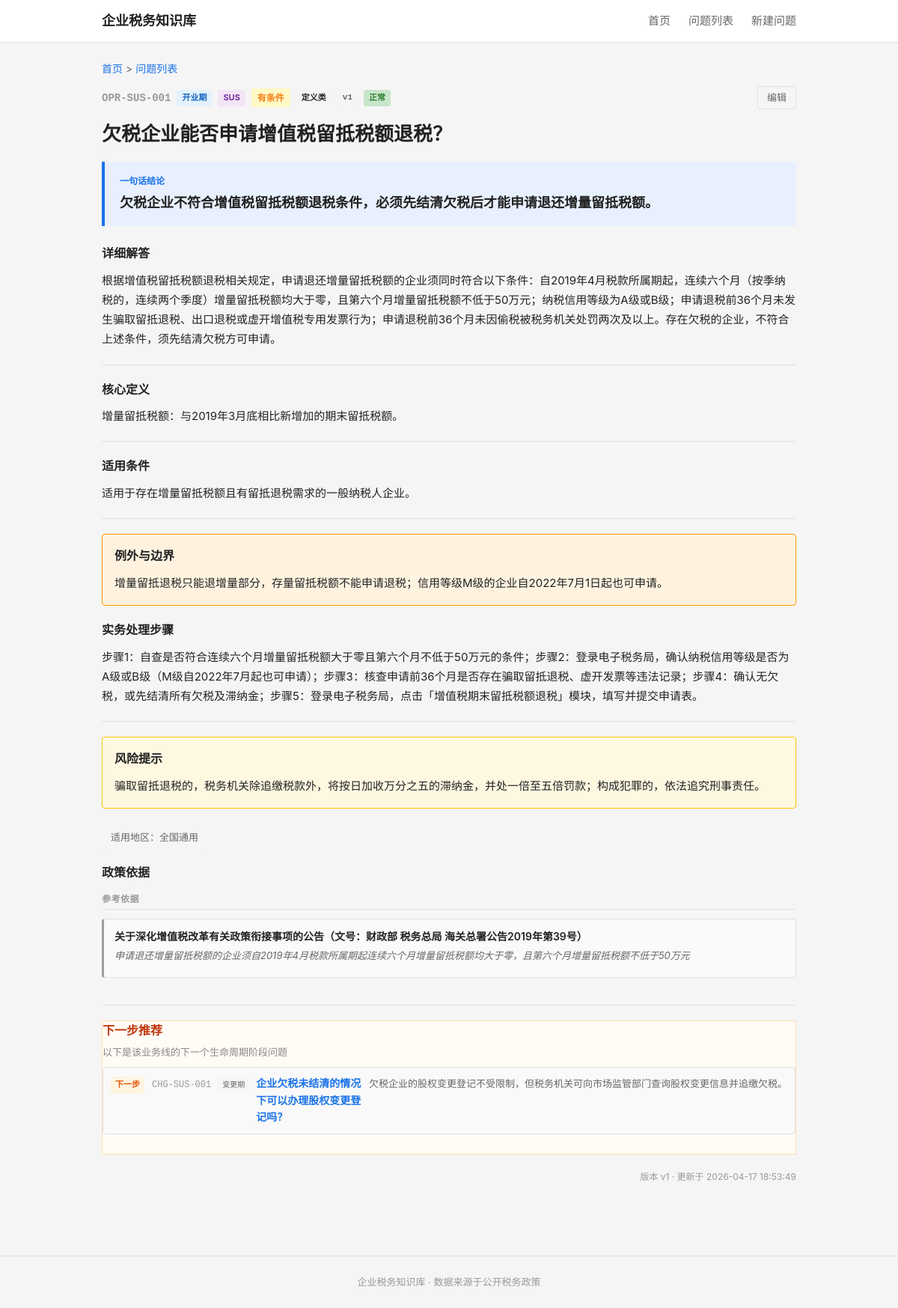
The app's page /question/OPR-SUS-001 (signed in), older data.
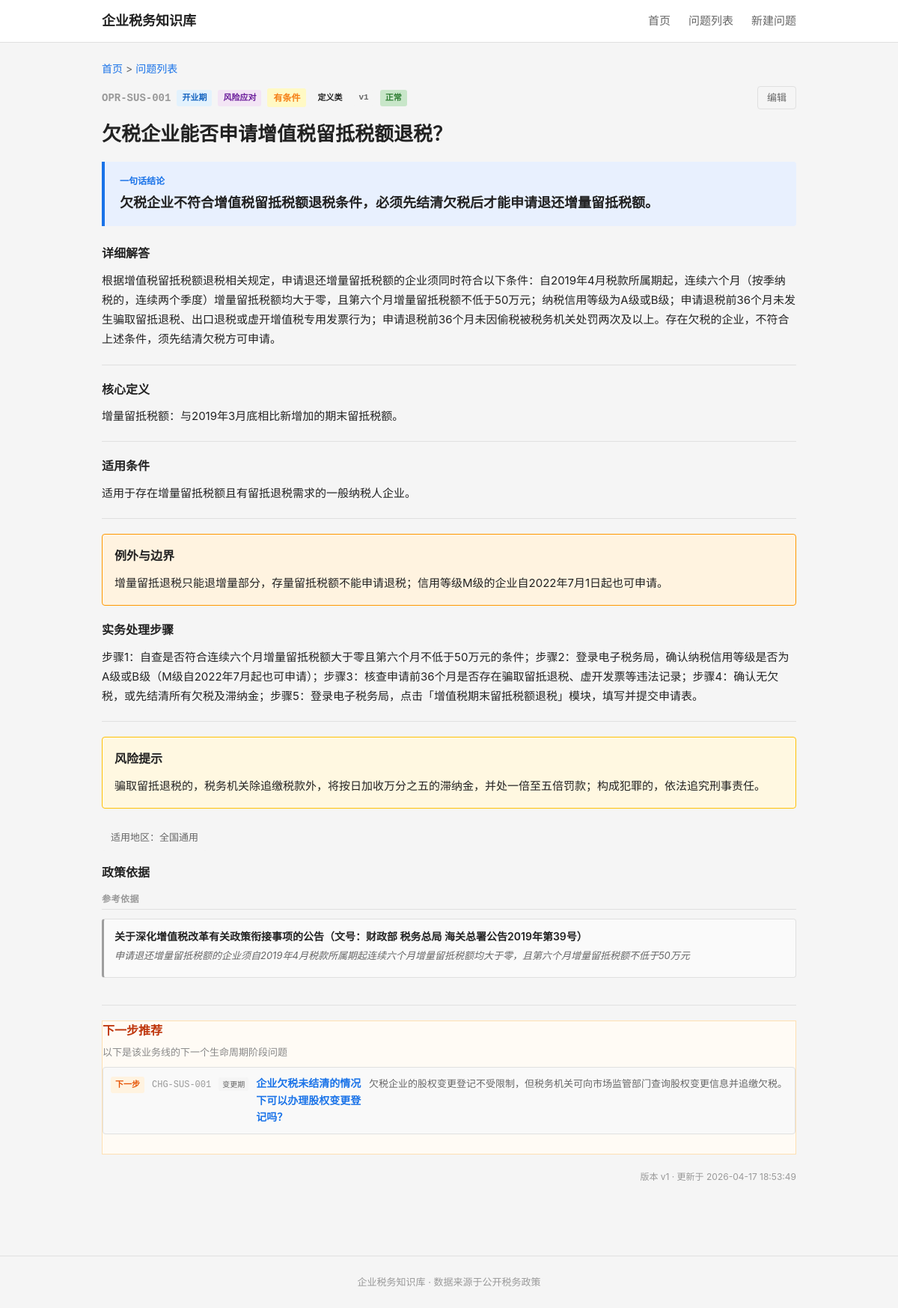
The same page, newer data.
### tables this page shows
CREATE TABLE question_master (
    id              INTEGER PRIMARY KEY AUTOINCREMENT,
    question_code   TEXT NOT NULL UNIQUE,
    question_title  TEXT NOT NULL,
    question_plain  TEXT NOT NULL,

    -- 分类
    stage_code      TEXT NOT NULL,
    module_code     TEXT NOT NULL,
    question_type   TEXT NOT NULL,

    -- 答案
    one_line_answer TEXT NOT NULL,
    detailed_answer TEXT,
    core_definition TEXT,

    -- 条件与边界
    applicable_conditions TEXT,
    exceptions_boundary   TEXT,

    -- 实务
    practical_steps TEXT,
    risk_warning    TEXT,

    -- 适用范围
    scope_level     TEXT NOT NULL DEFAULT 'scope_national',
    local_region    TEXT,

    -- 确定性
    answer_certainty TEXT NOT NULL DEFAULT 'certain_clear',

    -- 元数据
    keywords        TEXT,
    high_frequency_flag INTEGER NOT NULL DEFAULT 0,
    newbie_flag     INTEGER NOT NULL DEFAULT 0,

    -- 版本管理
    status          TEXT NOT NULL DEFAULT 'draft',
    version_no      INTEGER NOT NULL DEFAULT 1,

    -- 审计字段
    created_at      TEXT NOT NULL DEFAULT (datetime('now')),
    updated_at      TEXT NOT NULL DEFAULT (datetime('now'))
);

CREATE TABLE question_policy_link (
    id              INTEGER PRIMARY KEY AUTOINCREMENT,
    question_id     INTEGER NOT NULL,
    policy_id       INTEGER NOT NULL,
    support_type    TEXT NOT NULL,
    support_note    TEXT,
    display_order   INTEGER NOT NULL DEFAULT 1,

    FOREIGN KEY (question_id) REFERENCES question_master(id) ON DELETE CASCADE,
    FOREIGN KEY (policy_id)   REFERENCES policy_basis(id)    ON DELETE CASCADE
);

CREATE TABLE policy_basis (
    id              INTEGER PRIMARY KEY AUTOINCREMENT,
    policy_code     TEXT NOT NULL UNIQUE,
    policy_name     TEXT NOT NULL,
    document_no     TEXT,
    article_ref     TEXT,

    -- 政策层级
    policy_level    TEXT NOT NULL,

    -- 有效期
    effective_date  TEXT,
    expiry_date     TEXT,
    current_status  TEXT NOT NULL DEFAULT 'effective',

    -- 内容摘要
    policy_summary  TEXT,
    raw_quote_short TEXT,

    -- 适用范围
    region_scope    TEXT DEFAULT 'national',

    -- 备注
    remarks         TEXT,

    -- 审计字段
    created_at      TEXT NOT NULL DEFAULT (datetime('now')),
    updated_at      TEXT NOT NULL DEFAULT (datetime('now'))
);

### backend/app.py (the view)
    @app.route('/question/<question_code>')
    def question_detail(question_code):
        from services.question_service import QuestionService
        svc = QuestionService()
        detail = svc.get_question_detail(question_code)
        if not detail:
            return "问题不存在", 404
        stages = svc.get_stages()
        modules = svc.get_modules()
        return render_template('detail.html',
                               detail=detail, stages=stages, modules=modules)

### backend/services/question_service.py (called while the page is built)
    def _query(self, sql, params=None):
        conn = sqlite3.connect(self.db_path)
        conn.execute("PRAGMA foreign_keys = ON")
        conn.row_factory = sqlite3.Row
        cur = conn.cursor()
        if params:
            cur.execute(sql, params)
        else:
            cur.execute(sql)
        rows = cur.fetchall()
        conn.close()
        return [dict(r) for r in rows]

    def _query_one(self, sql, params=None):
        rows = self._query(sql, params)
        return rows[0] if rows else None

    def get_stages(self):
        return self._query("""
            SELECT tag_code, tag_name
            FROM tag_dict
            WHERE tag_category = 'stage'
            ORDER BY display_order
        """)

    def get_modules(self):
        return self._query("""
            SELECT tag_code, tag_name
            FROM tag_dict
            WHERE tag_category = 'module'
            ORDER BY display_order
        """)

### frontend/templates/detail.html (shortened to what this page needs)
{% extends "base.html" %}
{% macro certainty_label(code) %}
    {% if code == 'certain_clear' %}<span class="certainty-tag clear">明确（无条件）</span>
    {% elif code == 'certain_conditional' %}<span class="certainty-tag condition">有条件</span>
    {% elif code == 'certain_dispute' %}<span class="certainty-tag dispute">有争议</span>
    {% elif code == 'certain_practice' %}<span class="certainty-tag practice">实务做法</span>
    {% else %}<span class="certainty-tag">{{ code }}</span>{% endif %}
{% endmacro %}
{% macro question_type_label(code) %}
{%- if code == 'type_whether' -%}是否类
{%- elif code == 'type_how' -%}怎么办类
{%- elif code == 'type_define' -%}定义类
{%- elif code == 'type_risk' -%}风险类
{%- elif code == 'type_time' -%}时限类
{%- elif code == 'type_why' -%}为什么类
{%- elif code == 'type_what' -%}是什么类
{%- elif code == 'type_clarify' -%}是否类
{%- elif code == 'type_steps' -%}怎么办类
{%- else -%}{{ code }}{%- endif -%}
{% endmacro %}
{% macro status_label(code) %}
    {% if code == 'active' %}正常
    {% elif code == 'draft' %}草稿
    {% elif code == 'pending' %}待复核
    {% elif code == 'archived' %}归档
    {% elif code == 'obsolete' %}过时
    {% else %}{{ code }}{% endif %}
{% endmacro %}
{% macro stage_label(code) %}
    {%- if code == 'SET' -%}设立期
    {%- elif code == 'OPR' -%}开业期
    {%- elif code == 'CHG' -%}变更期
    {%- elif code == 'RSK' -%}风险期
    {%- elif code == 'SUS' -%}停业期
    {%- elif code == 'CLS' -%}注销期
    {%- else -%}{{ code }}{%- endif -%}
{% endmacro %}
{% macro module_label(code) %}
    {%- if code == 'REG' -%}登记设立
    {%- elif code == 'DEC' -%}申报纳税
    {%- elif code == 'INV' -%}发票管理
    {%- elif code == 'VAT' -%}增值税
    {%- elif code == 'IIT' -%}个人所得税
    {%- elif code == 'CIT' -%}企业所得税
    {%- elif code == 'SSF' -%}社保公积金
    {%- elif code == 'CHG' -%}变更登记
    {%- elif code == 'CLEAR' -%}清税注销
    {%- elif code == 'RISK' -%}风险应对
    {%- elif code == 'FEE' -%}成本费用
    {%- elif code == 'PREF' -%}优惠政策
    {%- elif code == 'ETAX' -%}电子税务
    {%- else -%}{{ code }}{%- endif -%}
{% endmacro %}
{% block main %}
<div class="detail-header">
    <div class="breadcrumb">
        <a href="/">首页</a> &gt; <a href="/questions">问题列表</a>
    </div>
    <div class="question-meta-top">
        <span class="q-code-lg">{{ detail.question_code }}</span>
        <span class="q-badge stage">{{ stage_label(detail.stage_code) }}</span>
        <span class="q-badge module">{{ module_label(detail.module_code) }}</span>
        {{ certainty_label(detail.answer_certainty) }}
        <span class="q-badge">{{ question_type_label(detail.question_type) }}</span>
        <span class="q-badge version">v{{ detail.version_no }}</span>
        <span class="q-badge status-{{ detail.status }}">{{ status_label(detail.status) }}</span>
        <a href="/question/{{ detail.question_code }}/edit" class="edit-btn">编辑</a>
    </div>
</div>
<h1 class="detail-title">{{ detail.question_plain if detail.question_plain else detail.question_title }}</h1>
<div class="answer-box">
    <div class="answer-label">一句话结论</div>
    <div class="answer-content">{{ detail.one_line_answer }}</div>
</div>
{% if detail.detailed_answer %}
<div class="detail-section">
    <h3>详细解答</h3>
    <div class="detail-text">{{ detail.detailed_answer }}</div>
</div>
{% endif %}
{% if detail.core_definition %}
<div class="detail-section">
    <h3>核心定义</h3>
    <div class="detail-text">{{ detail.core_definition }}</div>
</div>
{% endif %}
{% if detail.applicable_conditions %}
<div class="detail-section">
    <h3>适用条件</h3>
    <div class="detail-text">{{ detail.applicable_conditions }}</div>
</div>
{% endif %}
{% if detail.exceptions_boundary %}
<div class="detail-section exception">
    <h3>例外与边界</h3>
    <div class="detail-text">{{ detail.exceptions_boundary }}</div>
</div>
{% endif %}
{% if detail.practical_steps %}
<div class="detail-section">
    <h3>实务处理步骤</h3>
    <div class="detail-text">{{ detail.practical_steps }}</div>
</div>
{% endif %}
{% if detail.risk_warning %}
<div class="detail-section warning">
    <h3>风险提示</h3>
    <div class="detail-text">{{ detail.risk_warning }}</div>
</div>
{% endif %}
{% if detail.scope_level == 'scope_national' %}
<div class="scope-note">适用地区：全国通用</div>
{% elif detail.scope_level == 'scope_local' %}
<div class="scope-note">适用地区：地方口径</div>
{% elif detail.scope_level == 'scope_mixed' %}
<div class="scope-note">适用地区：混合口径</div>
{% elif detail.local_region %}
<div class="scope-note local">地区：{{ detail.local_region }}</div>
{% endif %}
{% if detail.policies %}
{% set direct_policies = [] %}
{% set procedure_policies = [] %}
{% set other_policies = [] %}
{% for p in detail.policies %}
    {% if p.support_type == 'support_direct' %}{% do direct_policies.append(p) %}{% endif %}
    {% if p.support_type == 'support_procedure' %}{% do procedure_policies.append(p) %}{% endif %}
    {% if p.support_type not in ['support_direct', 'support_procedure'] %}{% do other_policies.append(p) %}{% endif %}
{% endfor %}
<div class="detail-section policies-section">
    <h3>政策依据</h3>
    {% if other_policies %}
    <div class="policy-group">
        <div class="policy-group-label">参考依据</div>
        <ul class="policy-list">
            {% for p in other_policies %}
            <li class="policy-item type-other">
                <div class="policy-title">{{ p.policy_name }}{% if p.article_ref %}（文号：{{ p.document_no }}）{% endif %}</div>
                {% if p.support_note %}<div class="policy-note">{{ p.support_note }}</div>{% endif %}
            </li>
            {% endfor %}
        </ul>
    </div>
    {% endif %}
</div>
{% endif %}
{% if detail.next_step_questions %}
<div class="detail-section next-step">
    <h3>下一步推荐</h3>
    <p class="next-step-hint">以下是该业务线的下一个生命周期阶段问题</p>
    <ul class="relation-list">
        {% for r in detail.next_step_questions %}
        <li>
            <a href="/question/{{ r.question_code }}" class="relation-link">
                <span class="rel-type-badge type-next">下一步</span>
                <span class="rel-code">{{ r.question_code }}</span>
                <span class="rel-stage-badge">{{ stage_label(r.stage_code) }}</span>
                <span class="rel-title">{{ r.question_title }}</span>
                <span class="rel-answer">{{ r.one_line_answer }}</span>
            </a>
        </li>
        {% endfor %}
    </ul>
</div>
{% endif %}
<div class="detail-footer">
    <span>版本 v{{ detail.version_no }} · 更新于 {{ detail.updated_at }}</span>
</div>
{% endblock %}

### frontend/templates/base.html (shortened to what this page needs)
<!DOCTYPE html>
<html lang="zh-CN">
<head>
    <link rel="stylesheet" href="{{ url_for('static', filename='css/style.css') }}">
</head>
<body>
    <header class="site-header">
        <div class="container header-inner">
            <a href="/" class="logo">企业税务知识库</a>
            <nav class="main-nav">
                <a href="/">首页</a>
                <a href="/questions">问题列表</a>
                <a href="/question/new">新建问题</a>
            </nav>
        </div>
    </header>
    <main class="container main-content">
        {% block main %}{% endblock %}
    </main>
    <footer class="site-footer">
        <div class="container">
            <p>企业税务知识库 · 数据来源于公开税务政策</p>
        </div>
    </footer>
</body>
</html>

Row changes from the older to the newer data that the page shows:
changed question_master "欠税企业能否申请增值税留抵税额退税？": module_code "SUS" → (not shown)
Text that changed along with them:
text now shown: "风险应对"
